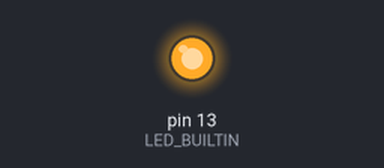
Recording of a program running on a simulated Arduino Uno, built with avr-gcc and run on an emulated ATmega328P. On the bench: output pins drawn as LEDs (lit = HIGH).

Above: at 2.0 s.
At 6.0 s:
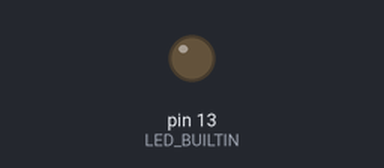
Timing chart, 0 to 10.4 s (numbered marks = the images above):
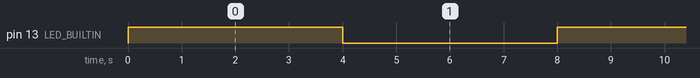

The program:

main.cpp
```cpp
#include <Arduino.h>

// the setup function runs once when you press reset or power the board
void setup() {
  // initialize digital pin LED_BUILTIN as an output.
  pinMode(LED_BUILTIN, OUTPUT);
}
// the loop function runs over and over again forever
void loop() {
  digitalWrite(LED_BUILTIN, HIGH);   // turn the LED on (HIGH is the voltage level)
  delay(4000);                        // wait for a second
  digitalWrite(LED_BUILTIN, LOW);    // turn the LED off by making the voltage LOW
  delay(4000);                       // wait for a second
}
//added another comment
//git remote add gh https://github.com/alessiopambianchi/Blinck.git
```

Measured:
- by itself, pin 13 (LED_BUILTIN): alternates HIGH for 4.0 s and LOW for 4.0 s
